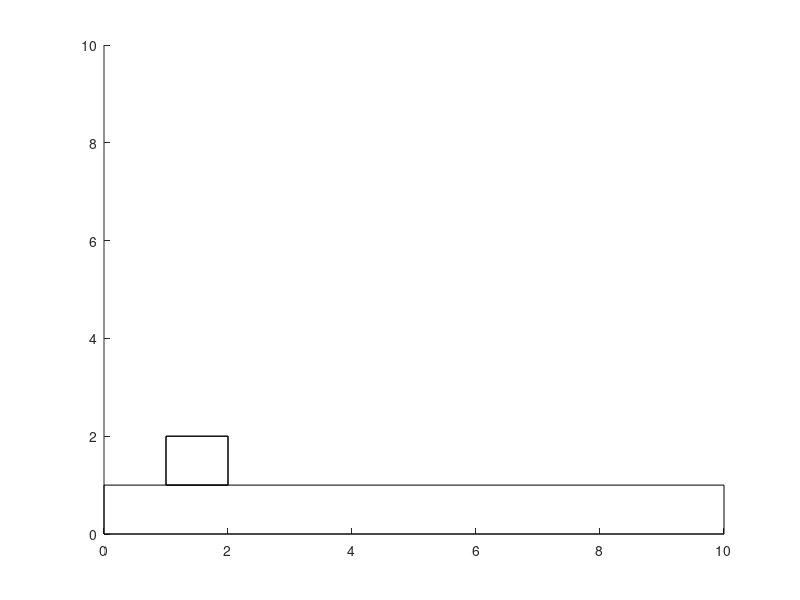

Reproduce this figure in MATLAB. (Note: this script raises an error after producing the figure.)
axis([0,10,0,10]);

steps = 0.1
#x = [1:0.1:5];
#y = [1:0.1:2];

base = rectangle('Position',[0,0,10,1]);
tank1 = rectangle('Position',[1,1,1,1]);
#tank2 = rectangle('Position',[8,1,1,1]);
#cannon1 = rectangle('Position',[1.7,1.4,1,0.2]);

for x = [1:steps:5]; 
  tank1 = rectangle('Position', [x,1,1,1]); 
  tank1Aux = tank1;
  clf(tank1);
  drawnow();   
endfor
#{
while (x);
  i = 1
  if kbhit();
    i = i + 1
    tank1 = rectangle('Position',[i,1,1,1]);
  endif
endwhile
#}

